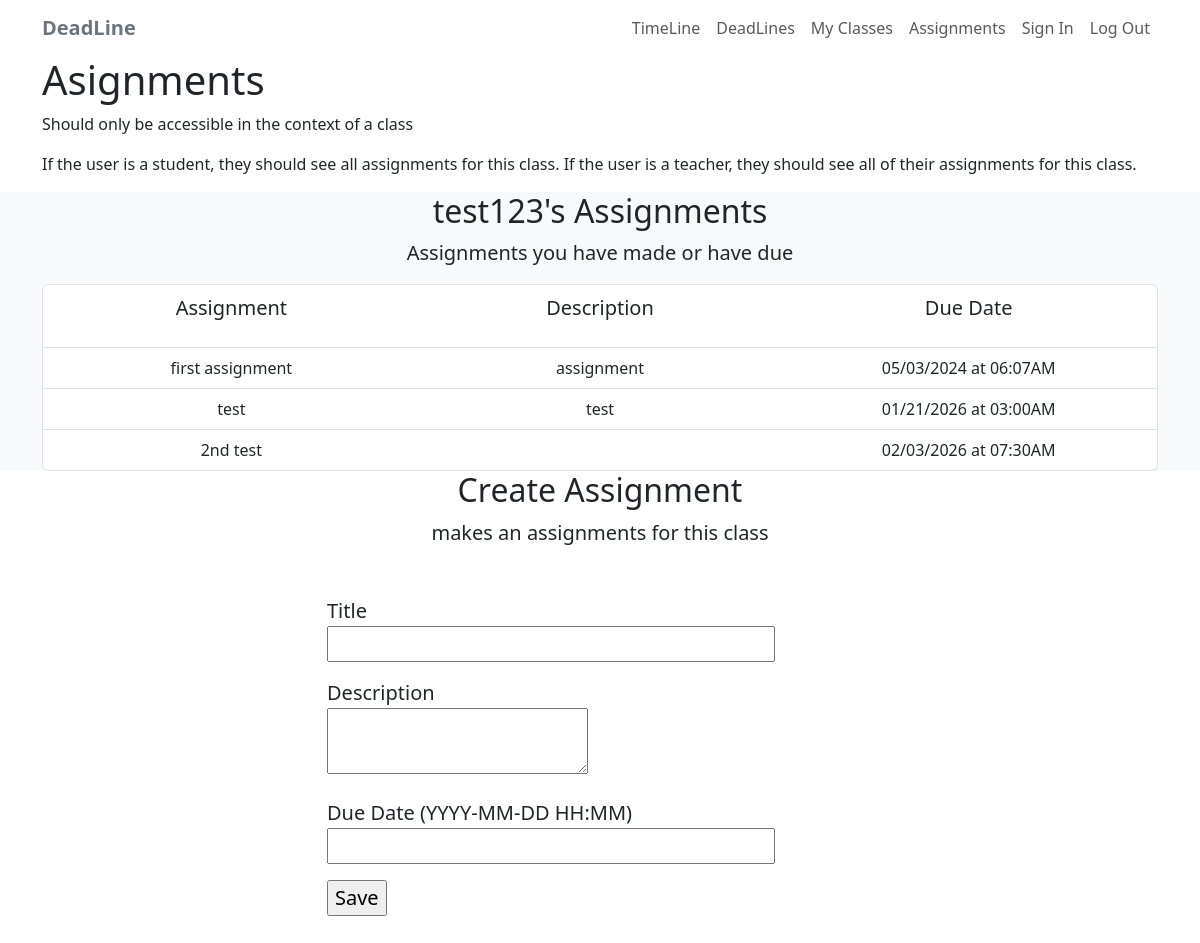
/assignments (signed in), run on the app's committed database.
### app/models.py (models this page shows, shortened)
class User(db.Model, UserMixin):
    id = db.Column(db.Integer, primary_key=True)
    username = db.Column(db.String(64), index=True, unique=True, nullable=False)
    email = db.Column(db.String(128), index=True, unique=True, nullable=False)
    password_hash = db.Column(db.String(128), nullable=False)

class Assignment(db.Model):
    id = db.Column(db.Integer, primary_key=True)
    title = db.Column(db.String(140), nullable=False)
    description = db.Column(db.Text)
    due_date = db.Column(db.DateTime, nullable=False)
    created_at = db.Column(db.DateTime, default=datetime.utcnow)
    user_id = db.Column(db.Integer, db.ForeignKey('user.id'))
    user = db.relationship('User', backref='assignments')

### app/routes.py (the view, shortened to what this page needs)
@deadline_app.route('/assignments', methods=['GET', 'POST'])
@login_required
def assignments():
    form = AssignmentForm()
    assignments_list = Assignment.query.filter_by(user_id=current_user.id).all()
    return render_template(
        'assignments.html',
        title='Assignments',
        form=form,
        assignments=assignments_list
    )

### app/forms.py
class AssignmentForm(FlaskForm):
    title = StringField('Title', validators=[DataRequired()])
    description = TextAreaField('Description')
    due_date = DateTimeField('Due Date (YYYY-MM-DD HH:MM)', format='%Y-%m-%d %H:%M', validators=[DataRequired()])
    submit = SubmitField('Save')

### app/__init__.py (called while the page is built)
def create_app():
    deadline_app = Flask(__name__)
    deadline_app.config.from_mapping(
        SECRET_KEY='shmortobius',
        SQLALCHEMY_DATABASE_URI='sqlite:///' + os.path.join(basedir, 'app.db'),
        SQLALCHEMY_TRACK_MODIFICATIONS=False
    )
    db.init_app(deadline_app)
    login_manager.init_app(deadline_app)
    login_manager.login_view = 'login'
    from app.models import User
    @login_manager.user_loader
    def load_user(user_id):
        return User.query.get(int(user_id))
    with deadline_app.app_context():
        from app import routes, models
        db.create_all()
    return deadline_app

### app/templates/assignments.html (shortened to what this page needs)
{% extends "layout.html" %}
{% block content %}
<div class="container">
    <h1>Asignments</h1>
    <p>
        Should only be accessible in the context of a class
    </p>
    <p>
        If the user is a student, they should see all assignments for this class.
        If the user is a teacher, they should see all of their assignments for this class.
    </p>
</div>
<section id="assignmentsList" class="bg-light">
    <div class="container-lg">
        <div class="text-center">
            <h2>{{ current_user.username }}'s Assignments</h2>
            <p class="lead">Assignments you have made or have due</p>
        </div>
        <ul class="list-group">
            <li class="list-group-item text-center">
                <div class="row">
                    <div class="col">
                        <p class="lead">Assignment</p>
                    </div>
                    <div class="col">
                        <p class="lead">Description</p>
                    </div>
                    <div class="col">
                        <p class="lead">Due Date</p>
                    </div>
                </div>
            </li>
            {% if assignments %}
                {% for assignment in assignments %}
                    <li class="list-group-item text-center">
                        <div class="row">
                            <div class="col">
                                {{ assignment.title }}
                            </div>
                            <div class="col">
                                {{ assignment.description }}
                            </div>
                            <div class="col">
                                {{ assignment.due_date.strftime('%m/%d/%Y at %I:%M%p') }}
                            </div>
                        </div>
                    </li>
                {% endfor %}
            {% else %}
                    <li class="list-group-item">No assignments to show!</li>
            {% endif %}
        </ul>
    </div>
</section>
<section id="createAssignment">
    <div class="container-lg">
        <div class="text-center">
            <h2>Create Assignment</h2>
            <p class="lead">makes an assignments for this class</p>
        </div>
        <div class="row justify-content-center my-5">
            <div class="col-lg-6">
                <form method="post">
                    <p class="lead">
                        {{ form.title.label }}<br>
                        {{ form.title(size=32) }}
                    </p>
                    <p class="lead">
                        {{ form.description.label }}<br>
                        {{ form.description(size=32) }}
                    </p>
                    <p class="lead">
                        {{ form.due_date.label }}<br>
                        {{ form.due_date(size=32) }}
                    </p>
                    <p class="lead">{{ form.submit() }}</p>
                </form>
            </div>
        </div>
    </div>
</section>
{% endblock %}

### data on the page
User: username "test123"
Assignment: title "first assignment", description "assignment", due_date "05/03/2024 at 06:07AM"
Assignment: title "test", description "test", due_date "01/21/2026 at 03:00AM"
Assignment: title "2nd test", due_date "02/03/2026 at 07:30AM"
